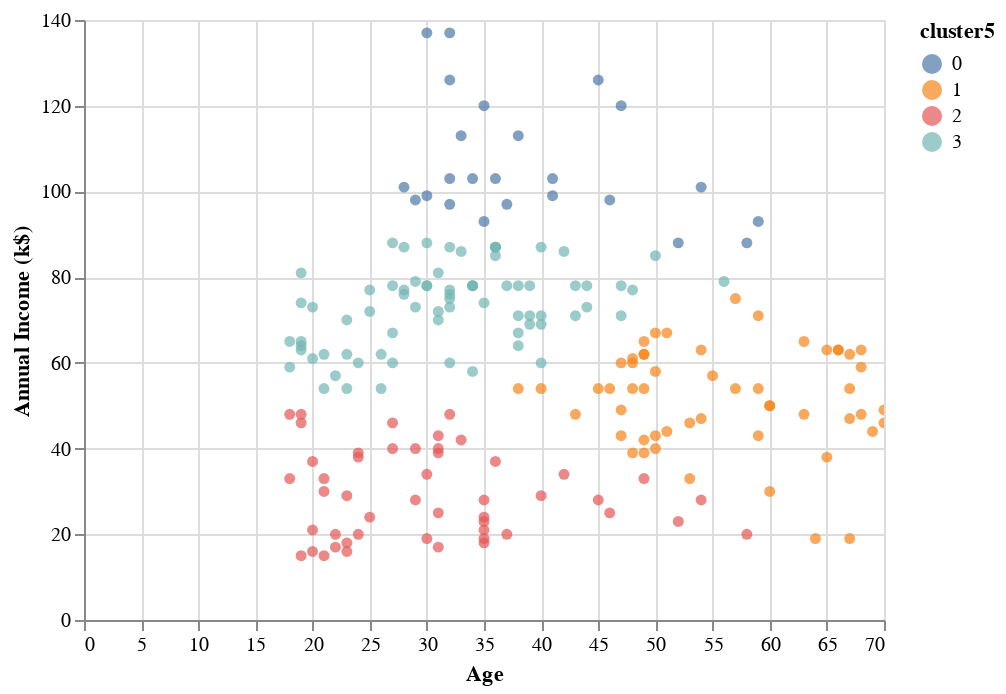

Write notebook code for a chart like this one.
### Code cell
#@title Again, repeat Steps 5 to 8 but with different k-means hyperparameters – n_init=100 and random init
kmeans = KMeans(random_state=1, n_clusters=4, \
                init='random', n_init=100)
kmeans.fit(X)
data['cluster5'] = kmeans.predict(X)
scatter_plot = alt.Chart(data).mark_circle()
scatter_plot.encode(x='Age', \
                    y='Annual Income (k$)', \
                    color='cluster5:N', \
                    tooltip=['Spending Score (1-100)', 'cluster5', \
                    'Age', \
                    'Annual Income (k$)'])\
            .interactive()

### Figure 1 — Vega-Lite specification as saved in the notebook (floating-point values rounded to 4 significant figures; data arrays with more than 128 entries replaced by an {"elided": "..."} marker saying what was removed)
{"config": {"view": {"continuousWidth": 400, "continuousHeight": 300}}, "data": {"name": "data-5bf304f57ff4e12bf42344a97d077fbc"}, "mark": "circle", "encoding": {"color": {"field": "cluster5", "type": "nominal"}, "tooltip": [{"field": "Spending Score (1-100)", "type": "quantitative"}, {"field": "cluster5", "type": "quantitative"}, {"field": "Age", "type": "quantitative"}, {"field": "Annual Income (k$)", "type": "quantitative"}], "x": {"field": "Age", "type": "quantitative"}, "y": {"field": "Annual Income (k$)", "type": "quantitative"}}, "selection": {"selector002": {"type": "interval", "bind": "scales", "encodings": ["x", "y"]}}, "$schema": "https://vega.github.io/schema/vega-lite/v4.17.0.json", "datasets": {"data-5bf304f57ff4e12bf42344a97d077fbc": {"elided": "200 records"}}}
